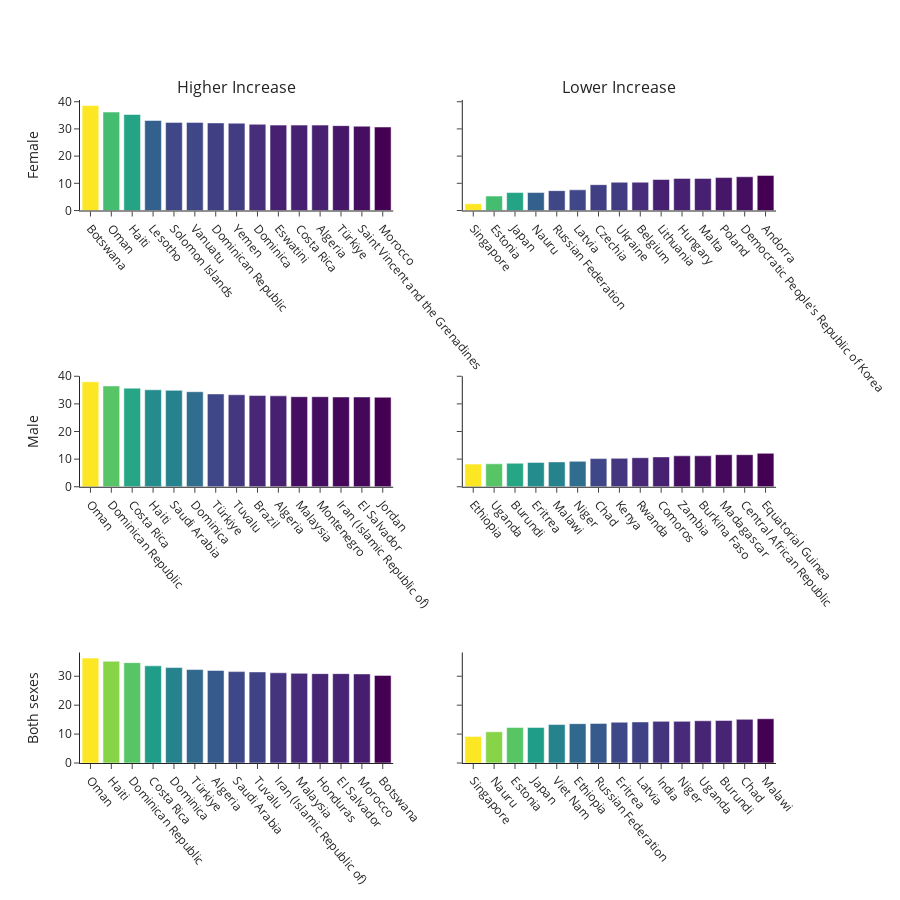

Source (notebook cell):
### Markdown cell above
# Sorting countries by prevalence difference

### Code cell
top_2016.columns = ['ParentLocation', 'Location', 'Period', 'Gender', 'Prevalence_16']
top_1975.columns = ['ParentLocation', 'Location', 'Period', 'Gender', 'Prevalence_75']

merged = top_2016[[
    'Location', 'Gender', 'Prevalence_16'
]].merge(top_1975[['Location', 'Gender', 'Prevalence_75']])

merged['PrevalenceDiff'] = merged['Prevalence_16']-merged['Prevalence_75']

#top_2016['TotalIncrease'] = top_2016['TotalIncrease']
merged.sort_values('PrevalenceDiff', ascending=False, inplace=True)

def create_figure():
    
    top_2016 = df[df['Period'] == 2016].sort_values('Prevalence', ascending=False)
    top_1975 = df[df['Period'] == 1975].sort_values('Prevalence', ascending=False)
    
    top_2016.columns = ['ParentLocation', 'Location', 'Period', 'Gender', 'Prevalence_16']
    top_1975.columns = ['ParentLocation', 'Location', 'Period', 'Gender', 'Prevalence_75']

    merged = top_2016[[
        'Location', 'Gender', 'Prevalence_16'
    ]].merge(top_1975[['Location', 'Gender', 'Prevalence_75']])

    merged['PrevalenceDiff'] = merged['Prevalence_16']-merged['Prevalence_75']

    #top_2016['TotalIncrease'] = top_2016['TotalIncrease']
    merged.sort_values('PrevalenceDiff', ascending=False, inplace=True)

    # Create figure and traces
    fig = make_subplots(
        shared_yaxes=True, 
        rows=3, 
        cols=2,
        vertical_spacing = 0.25,
        subplot_titles=("Higher Increase", "Lower Increase"),

    )

    for i, gender in enumerate(['Female', 'Male', "Both sexes"]):
        for j, b in enumerate([True, False]):
            if b:
                temp_df = merged[(merged['Gender'] == gender)]
            else:
                temp_df = merged[(merged['Gender'] == gender)].sort_values('PrevalenceDiff')
            fig.add_trace(
                go.Bar(
                    x=temp_df['Location'].head(15), 
                    y=temp_df['PrevalenceDiff'].head(15), 
                    #name=gender, 
                    hovertemplate=None,
                    marker=dict(color = merged[(merged['Gender'] == gender)]['PrevalenceDiff'].head(15), colorscale='viridis'),
                    showlegend=False
                ), 
                row=i+1, 
                col=j+1 
            )

    # Prettify
    fig.update_xaxes(showspikes=True, spikemode="across", tickangle=50)
    fig.update_yaxes(title_text="Female", row=1, col=1)
    fig.update_yaxes(title_text="Male", row=2, col=1)
    fig.update_yaxes(title_text="Both sexes", row=3, col=1)
    fig.update_layout(
        template='simple_white',
        height=900
    )
    return fig
    
fig = create_figure()
fig.show()

### Figure 1 — Plotly figure (JSON) as saved in the notebook; plotly's stock layout.template omitted (floating-point values rounded to 4 significant figures)
{"data": [{"marker": {"color": [38.6, 36.2, 35.3, 33.1, 32.4, 32.4, 32.2, 32.1, 31.7, 31.4, 31.4, 31.4, 31.2, 31, 30.7], "colorscale": [[0, "#440154"], [0.1111, "#482878"], [0.2222, "#3e4989"], [0.3333, "#31688e"], [0.4444, "#26828e"], [0.5556, "#1f9e89"], [0.6667, "#35b779"], [0.7778, "#6ece58"], [0.8889, "#b5de2b"], [1, "#fde725"]]}, "showlegend": false, "type": "bar", "x": ["Botswana", "Oman", "Haiti", "Lesotho", "Solomon Islands", "Vanuatu", "Dominican Republic", "Yemen", "Dominica", "Eswatini", "Costa Rica", "Algeria", "Türkiye", "Saint Vincent and the Grenadines", "Morocco"], "xaxis": "x", "y": [38.6, 36.2, 35.3, 33.1, 32.4, 32.4, 32.2, 32.1, 31.7, 31.4, 31.4, 31.4, 31.2, 31, 30.7], "yaxis": "y"}, {"marker": {"color": [38.6, 36.2, 35.3, 33.1, 32.4, 32.4, 32.2, 32.1, 31.7, 31.4, 31.4, 31.4, 31.2, 31, 30.7], "colorscale": [[0, "#440154"], [0.1111, "#482878"], [0.2222, "#3e4989"], [0.3333, "#31688e"], [0.4444, "#26828e"], [0.5556, "#1f9e89"], [0.6667, "#35b779"], [0.7778, "#6ece58"], [0.8889, "#b5de2b"], [1, "#fde725"]]}, "showlegend": false, "type": "bar", "x": ["Singapore", "Estonia", "Japan", "Nauru", "Russian Federation", "Latvia", "Czechia", "Ukraine", "Belgium", "Lithuania", "Hungary", "Malta", "Poland", "Democratic People's Republic of Korea", "Andorra"], "xaxis": "x2", "y": [2.5, 5.3, 6.6, 6.6, 7.3, 7.6, 9.5, 10.4, 10.4, 11.4, 11.8, 11.8, 12.1, 12.4, 12.9], "yaxis": "y2"}, {"marker": {"color": [38, 36.5, 35.7, 35.1, 34.9, 34.4, 33.6, 33.3, 33, 32.9, 32.6, 32.6, 32.5, 32.5, 32.4], "colorscale": [[0, "#440154"], [0.1111, "#482878"], [0.2222, "#3e4989"], [0.3333, "#31688e"], [0.4444, "#26828e"], [0.5556, "#1f9e89"], [0.6667, "#35b779"], [0.7778, "#6ece58"], [0.8889, "#b5de2b"], [1, "#fde725"]]}, "showlegend": false, "type": "bar", "x": ["Oman", "Dominican Republic", "Costa Rica", "Haiti", "Saudi Arabia", "Dominica", "Türkiye", "Tuvalu", "Brazil", "Algeria", "Malaysia", "Montenegro", "Iran (Islamic Republic of)", "El Salvador", "Jordan"], "xaxis": "x3", "y": [38, 36.5, 35.7, 35.1, 34.9, 34.4, 33.6, 33.3, 33, 32.9, 32.6, 32.6, 32.5, 32.5, 32.4], "yaxis": "y3"}, {"marker": {"color": [38, 36.5, 35.7, 35.1, 34.9, 34.4, 33.6, 33.3, 33, 32.9, 32.6, 32.6, 32.5, 32.5, 32.4], "colorscale": [[0, "#440154"], [0.1111, "#482878"], [0.2222, "#3e4989"], [0.3333, "#31688e"], [0.4444, "#26828e"], [0.5556, "#1f9e89"], [0.6667, "#35b779"], [0.7778, "#6ece58"], [0.8889, "#b5de2b"], [1, "#fde725"]]}, "showlegend": false, "type": "bar", "x": ["Ethiopia", "Uganda", "Burundi", "Eritrea", "Malawi", "Niger", "Chad", "Kenya", "Rwanda", "Comoros", "Zambia", "Burkina Faso", "Madagascar", "Central African Republic", "Equatorial Guinea"], "xaxis": "x4", "y": [8.2, 8.3, 8.5, 8.8, 9, 9.2, 10.2, 10.3, 10.5, 10.8, 11.2, 11.2, 11.6, 11.6, 12.1], "yaxis": "y4"}, {"marker": {"color": [36.3, 35.2, 34.7, 33.6, 33, 32.3, 32, 31.6, 31.5, 31.2, 31, 30.9, 30.9, 30.8, 30.3], "colorscale": [[0, "#440154"], [0.1111, "#482878"], [0.2222, "#3e4989"], [0.3333, "#31688e"], [0.4444, "#26828e"], [0.5556, "#1f9e89"], [0.6667, "#35b779"], [0.7778, "#6ece58"], [0.8889, "#b5de2b"], [1, "#fde725"]]}, "showlegend": false, "type": "bar", "x": ["Oman", "Haiti", "Dominican Republic", "Costa Rica", "Dominica", "Türkiye", "Algeria", "Saudi Arabia", "Tuvalu", "Iran (Islamic Republic of)", "Malaysia", "Honduras", "El Salvador", "Morocco", "Botswana"], "xaxis": "x5", "y": [36.3, 35.2, 34.7, 33.6, 33, 32.3, 32, 31.6, 31.5, 31.2, 31, 30.9, 30.9, 30.8, 30.3], "yaxis": "y5"}, {"marker": {"color": [36.3, 35.2, 34.7, 33.6, 33, 32.3, 32, 31.6, 31.5, 31.2, 31, 30.9, 30.9, 30.8, 30.3], "colorscale": [[0, "#440154"], [0.1111, "#482878"], [0.2222, "#3e4989"], [0.3333, "#31688e"], [0.4444, "#26828e"], [0.5556, "#1f9e89"], [0.6667, "#35b779"], [0.7778, "#6ece58"], [0.8889, "#b5de2b"], [1, "#fde725"]]}, "showlegend": false, "type": "bar", "x": ["Singapore", "Nauru", "Estonia", "Japan", "Viet Nam", "Ethiopia", "Russian Federation", "Eritrea", "Latvia", "India", "Niger", "Uganda", "Burundi", "Chad", "Malawi"], "xaxis": "x6", "y": [9.2, 10.8, 12.3, 12.3, 13.3, 13.6, 13.7, 14.1, 14.2, 14.4, 14.4, 14.6, 14.7, 15.1, 15.3], "yaxis": "y6"}], "layout": {"annotations": [{"font": {"size": 16}, "showarrow": false, "text": "Higher Increase", "x": 0.225, "xanchor": "center", "xref": "paper", "y": 1.0, "yanchor": "bottom", "yref": "paper"}, {"font": {"size": 16}, "showarrow": false, "text": "Lower Increase", "x": 0.775, "xanchor": "center", "xref": "paper", "y": 1.0, "yanchor": "bottom", "yref": "paper"}], "height": 900, "xaxis": {"anchor": "y", "domain": [0, 0.45], "showspikes": true, "spikemode": "across", "tickangle": 50}, "xaxis2": {"anchor": "y2", "domain": [0.55, 1], "showspikes": true, "spikemode": "across", "tickangle": 50}, "xaxis3": {"anchor": "y3", "domain": [0, 0.45], "showspikes": true, "spikemode": "across", "tickangle": 50}, "xaxis4": {"anchor": "y4", "domain": [0.55, 1], "showspikes": true, "spikemode": "across", "tickangle": 50}, "xaxis5": {"anchor": "y5", "domain": [0, 0.45], "showspikes": true, "spikemode": "across", "tickangle": 50}, "xaxis6": {"anchor": "y6", "domain": [0.55, 1], "showspikes": true, "spikemode": "across", "tickangle": 50}, "yaxis": {"anchor": "x", "domain": [0.8333, 1.0], "title": {"text": "Female"}}, "yaxis2": {"anchor": "x2", "domain": [0.8333, 1.0], "matches": "y", "showticklabels": false}, "yaxis3": {"anchor": "x3", "domain": [0.4167, 0.5833], "title": {"text": "Male"}}, "yaxis4": {"anchor": "x4", "domain": [0.4167, 0.5833], "matches": "y3", "showticklabels": false}, "yaxis5": {"anchor": "x5", "domain": [0, 0.1667], "title": {"text": "Both sexes"}}, "yaxis6": {"anchor": "x6", "domain": [0, 0.1667], "matches": "y5", "showticklabels": false}}}
